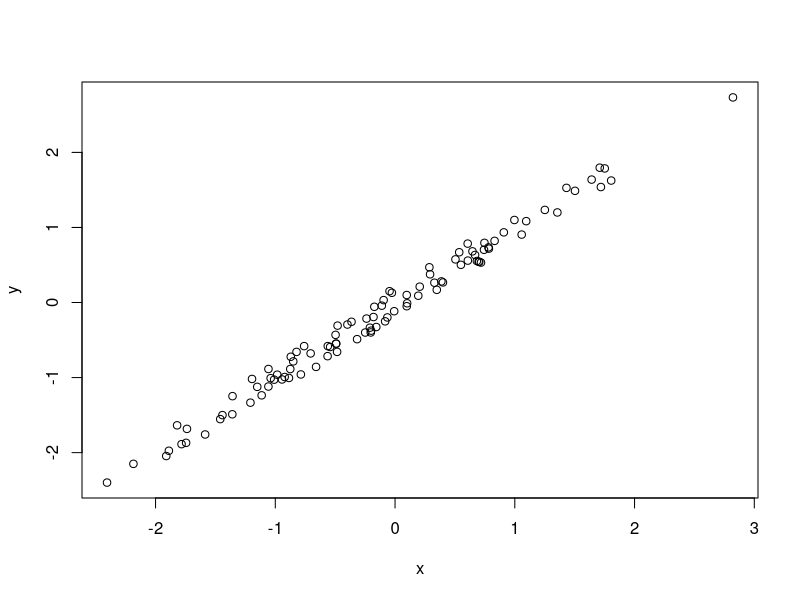

R code for this plot:
## ---- chunk 1
knitr::kable(iris[sample(nrow(iris),10),],row.names = FALSE)
## ---- chunk 2
x<-rnorm(100)
y<-jitter(x,1000)
plot(x,y)
